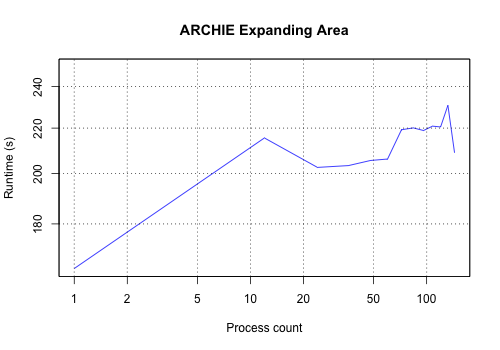

The script that saved this image:
data <- read.table("ARCHIE-expanding-area.input", header=T, sep="\t")

y_range = range(250, data$runtime)
x_range = range(data$processes)

plot_colours <- c("blue", "red")

png(filename="ARCHIE-expanding-area.png", height=400, width=500, bg="white")

plot(data$processes, data$runtime, log="xy",type="o", col=plot_colours[1], ylim=y_range, xlim=x_range, axes=TRUE, ann=FALSE)

arrows(c(144), 205, c(144), 235,length=0.1,code=3,angle=90)

abline(v=c(1, 2, 5, 10, 20, 50, 100), col="grey10", lty="dotted")
abline(h=c(180, 200, 220, 240), col="grey10", lty="dotted")

title(main="ARCHIE Expanding Area")
title(xlab="Process count")
title(ylab="Runtime (s)")

box()
